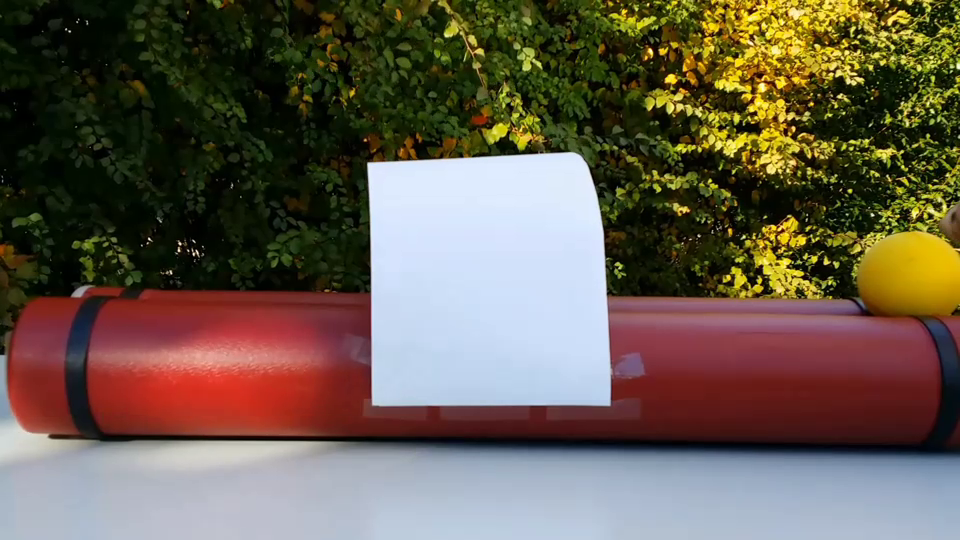
#> input picture frame 5 of ball.mp4, 960 x 540 px
$ python ball_prediction.py
#> lines starting #> are read from the running program, lines starting #| are printed output that depends on the picture; after the words box and inside, x2 and y2 are one past the last pixel; in counts of white or black regions, pixels touching at a corner belong together
### ball_detector.py
import cv2
import numpy as np


class BallDetector:
    def __init__(self):
        # Create mask for orange color
        self.low_yellowBall = np.array([0, 204, 204])
        self.high_yellowBall = np.array([45, 255, 255])

    def detect(self, frame):
        hsv_img = cv2.cvtColor(frame, cv2.COLOR_BGR2HSV)

        # Create masks with color ranges
        mask = cv2.inRange(hsv_img, self.low_yellowBall, self.high_yellowBall)

        # Find Contours
        contours, _ = cv2.findContours(mask, cv2.RETR_TREE, cv2.CHAIN_APPROX_SIMPLE)
        contours = sorted(contours, key=lambda x: cv2.contourArea(x), reverse=True)

        box = (0, 0, 0, 0)
        for cnt in contours:
            (x, y, w, h) = cv2.boundingRect(cnt)
            box = (x, y, x + w, y + h)
            break

        return box

### kalmanfilter.py
import cv2
import numpy as np


class KalmanFilter:
    kf = cv2.KalmanFilter(4, 2)
    kf.measurementMatrix = np.array([[1, 0, 0, 0], [0, 1, 0, 0]], np.float32)
    kf.transitionMatrix = np.array([[1, 0, 1, 0], [0, 1, 0, 1], [0, 0, 1, 0], [0, 0, 0, 1]], np.float32)


    def predict(self, coordX, coordY):
        ''' This function estimates the position of the object'''
        measured = np.array([[np.float32(coordX)], [np.float32(coordY)]])
        self.kf.correct(measured)
        predicted = self.kf.predict()
        x, y = int(predicted[0]), int(predicted[1])
        return x, y

### ball_prediction.py
import cv2
from ball_detector import BallDetector
from kalmanfilter import KalmanFilter

cap = cv2.VideoCapture("ball.mp4");
# Load detector
od = BallDetector()

# Load Kalman filter to predict the trajectory
kf = KalmanFilter()

while True:
    ret, frame = cap.read()
#> frame is the input picture: shape (540, 960, 3); mean B, G, R 78.5, 92.5, 103.9
    roi = frame[200:300, 0:960]
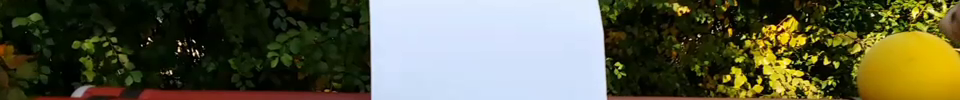
#> roi: shape (100, 960, 3); mean B, G, R 70.8, 93.7, 93.3
    if ret is False:
        break

    ball_bbox = od.detect(roi)
#> in detect, `hsv_img = cv2.cvtColor(frame, cv2.COLOR_BGR2HSV)`: hsv_img: shape (100, 960, 3); mean H, S, V 53.9, 167.1, 106.3
#> in detect, `mask = cv2.inRange(hsv_img, self.low_yellowBall, self.high_yellowBall)`:
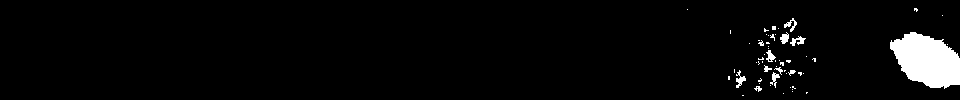
#> mask: shape (100, 960); 3.6% white; 57 white regions (46 under 20 px)
#> in detect, `contours, _ = cv2.findContours(mask, cv2.RETR_TREE, cv2.CHAIN_APPROX_S..`: contours = 64 contours, 57 with area under 20; largest, box (x1, y1, x2, y2) and area: (890, 32, 960, 89) 2644, (736, 70, 746, 88) 53, (780, 32, 789, 44) 52, (766, 50, 776, 62) 51, (790, 36, 806, 46) 51, (784, 18, 797, 32) 44, (770, 72, 780, 88) 40
#> the loop in detect, `for cnt in contours:` made 1 pass
#> (x, y, w, h, box) on pass 1: (890, 32, 70, 57, (890, 32, 960, 89))
#> ball_bbox = (890, 32, 960, 89)
    x, y, x2, y2 = ball_bbox
#> x = 890; y = 32; x2 = 960; y2 = 89
    cx = int((x + x2) / 2)
#> cx = 925
    cy = int((y + y2) / 2)
#> cy = 60


    predicted = kf.predict(cx, cy)
#> in predict, `measured = np.array([[np.float32(coordX)], [np.float32(coordY)]])`: measured = [925, 60]
#> predicted = (0, 0)
    #cv2.rectangle(roi, (x, y), (x2, y2), (255, 0, 0), 4)

    #Red Circle for ball object detection
    cv2.circle(roi, (cx, cy), 20, (0, 0, 255), 4)
    #Blue Circle for ball predicted using kalman filter
    cv2.circle(roi, (predicted[0], predicted[1]), 20, (255, 0, 0), 4)
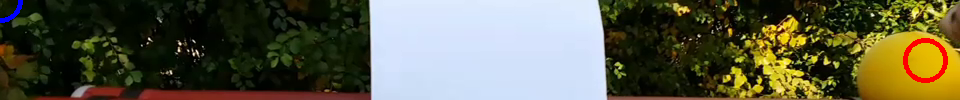
#> roi: shape (100, 960, 3); mean B, G, R 71.2, 92.6, 93.5

    #cv2.imshow("Roi", roi)
    cv2.imshow("Frame", frame)
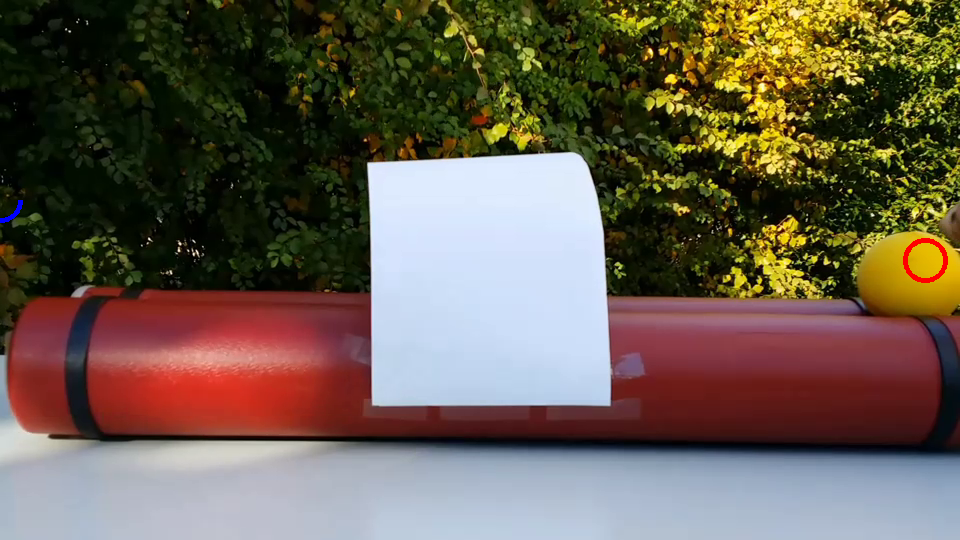
#> window 'Frame': shape (540, 960, 3); mean B, G, R 78.6, 92.3, 103.9
    key = cv2.waitKey(150)
#> (key Esc is pressed here)
    if key == 27:
        break

$ run again, starting later in the video
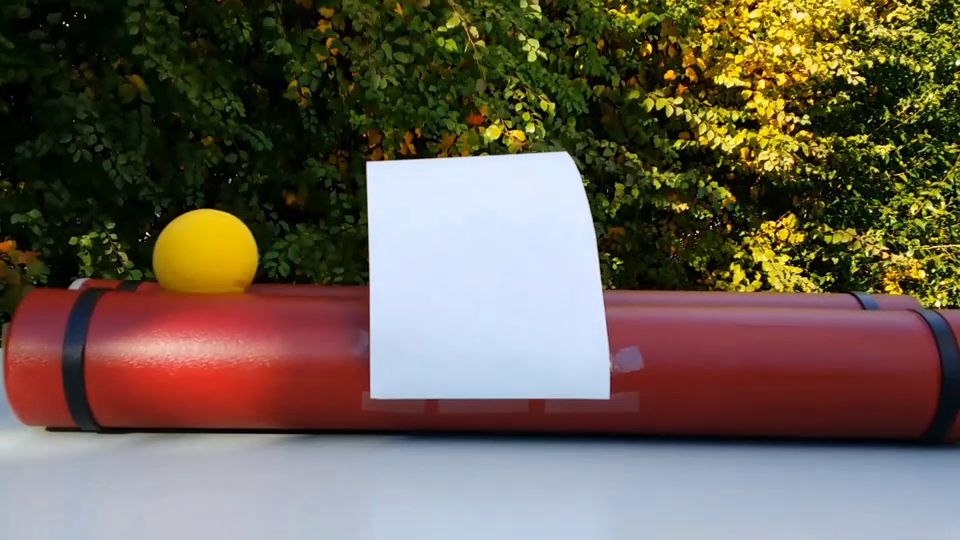
#> input picture frame 40 of ball.mp4, 960 x 540 px
#> frame is the input picture: shape (540, 960, 3); mean B, G, R 80.4, 95, 106.5
#> hsv_img: shape (100, 960, 3); mean H, S, V 53, 163.5, 118.8
#> in detect, `mask = cv2.inRange(hsv_img, self.low_yellowBall, self.high_yellowBall)`:
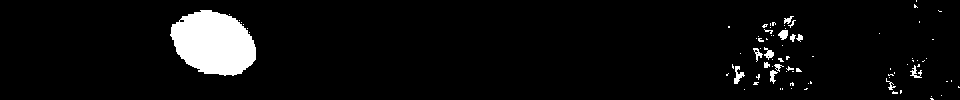
#> mask: shape (100, 960); 5.3% white; 83 white regions (70 under 20 px)
#> contours = 89 contours, 79 with area under 20; largest, box (x1, y1, x2, y2) and area: (170, 10, 256, 76) 4073, (734, 66, 745, 84) 66, (778, 30, 788, 40) 56, (764, 47, 774, 60) 48, (753, 48, 763, 62) 40
#> the loop in detect, `for cnt in contours:` made 1 pass
#> (x, y, w, h, box) on pass 1: (170, 10, 86, 66, (170, 10, 256, 76))
#> ball_bbox = (170, 10, 256, 76)
#> `x, y, x2, y2 = ball_bbox`: x = 170; y = 10; x2 = 256; y2 = 76
#> cx = 213
#> cy = 43
#> measured = [213, 43]
#> predicted = (0, 0)
#> `cv2.imshow("Frame", frame)`:
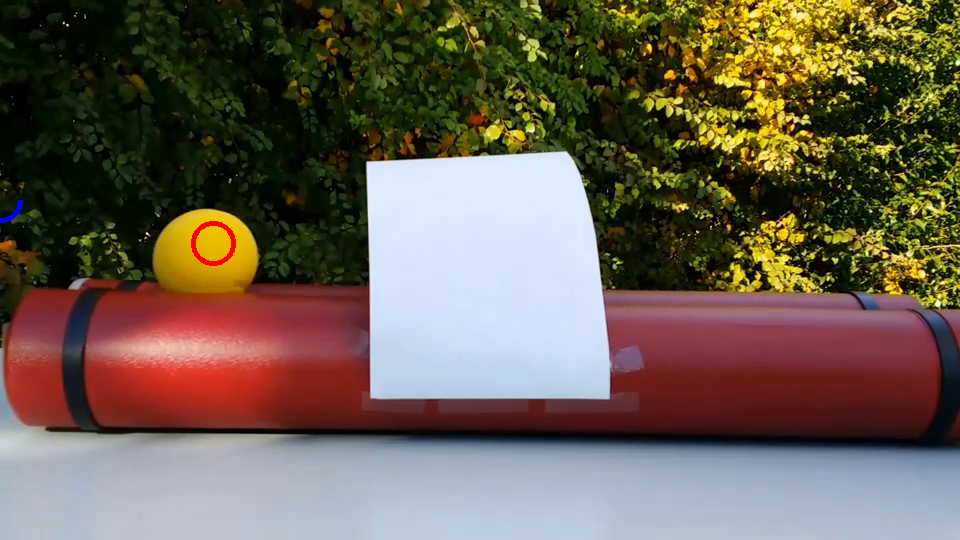
#> window 'Frame': shape (540, 960, 3); mean B, G, R 80.5, 94.8, 106.6
